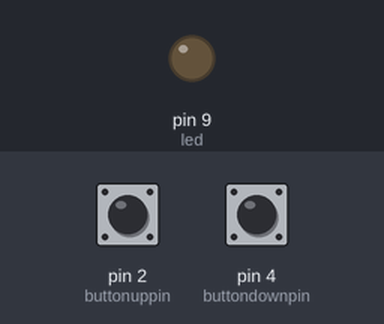
A sketch run on a simulated Arduino Uno, built with avr-gcc and run on an emulated ATmega328P. Parts: output pins drawn as LEDs (lit = HIGH). The inputs (shaded band) are chosen by the test bench; at power-on: pin 2 (buttonuppin) LOW, pin 4 (buttondownpin) LOW. What the sketch prints to the serial monitor is not drawn.

Above: at 1.2 s.
1.3 s: pin 2 (buttonuppin) pulled HIGH for 0.15 s
At 2.3 s:
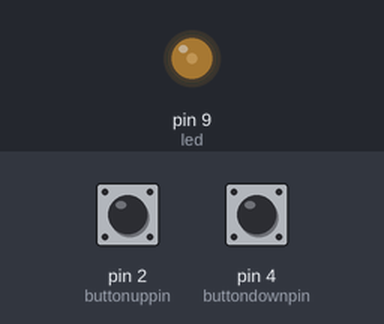
2.9 s: pin 2 (buttonuppin) pulled HIGH for 1 s
At 4.9 s:
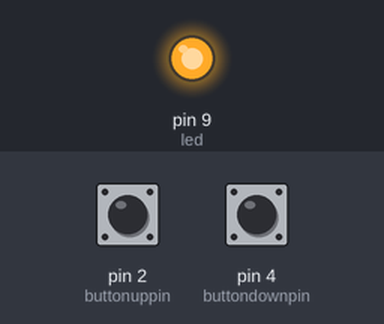
5.9 s: pin 4 (buttondownpin) pulled HIGH for 0.15 s
At 6.9 s:
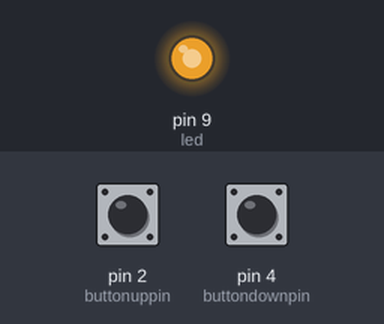
7.5 s: pin 4 (buttondownpin) pulled HIGH for 1 s
At 7.67 s:
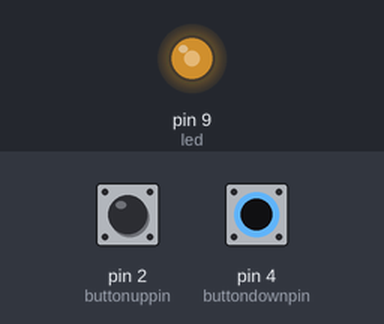
10.5 s: pin 2 (buttonuppin) pulled HIGH for 3.2 s
At 12.5 s:
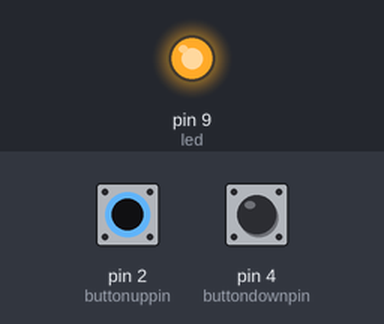
15.2 s: pin 4 (buttondownpin) pulled HIGH for 3.2 s
At 17.1 s:
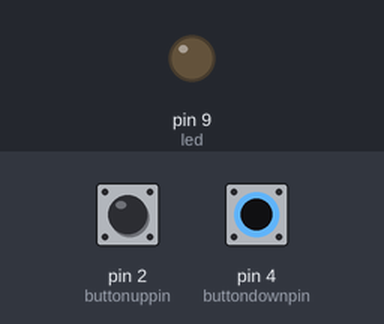
Timing chart, 0 to 18.6 s (numbered marks = the images above; inputs shaded):
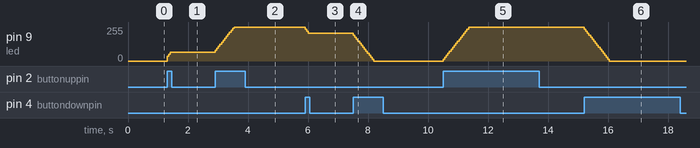

The sketch:

Fading.ino.ino
```cpp
int buttonuppin = 2;
int buttondownpin = 4;
int led = 9;
int brightness = 20;
int fadeAmount = 15;

//int buttonState = LOW; //this variable tracks the state of the button, low if not pressed, high if pressed
int ledState = -1; //this variable tracks the state of the LED, negative if off, positive if on

long lastupDebounceTime = 0;  // the last time the output pin was toggled
long lastdownDebounceTime = 0;  // the last time the output pin was toggled
long debounceDelay = 50;


void setup() {
  // put your setup code here, to run once:
  pinMode (led, OUTPUT);
  pinMode (buttonuppin, INPUT);
  pinMode (buttondownpin, INPUT);
  Serial.begin(9600);

}

int buttonPressed(int bp, long* ldt)
{
  int buttonState = digitalRead(bp);

  //filter out any noise by setting a time buffer
  if ( (millis() - *ldt) > debounceDelay) {

    //if the button has been pressed, lets toggle the LED from "off to on" or "on to off"
    if (buttonState == HIGH){
      *ldt = millis(); //set the current time
      return 1;
    }
  }

  return 0;
}

void loop() {
  int valup = buttonPressed(buttonuppin, &lastupDebounceTime);
  int valdown = buttonPressed(buttondownpin, &lastdownDebounceTime);
  Serial.println (valdown);
  // check button up is pressed
  if (valup == 1) {
      brightness = brightness + fadeAmount;
      if (brightness > 255){
        brightness = 255;
      }
      analogWrite(led, brightness); //turn LED on

  }
  //check button down is pressed
 if (valdown == 1){
      brightness = brightness - fadeAmount;
      if (brightness < 0){
        brightness = 0;
      }
      analogWrite(led, brightness); //turn LED on
  }


}
```

Measured:
- after the input at 1.3 s, pin 9 (led): 0/255 → 65/255 at once
- after the input at 2.9 s, pin 9 (led): moves from 65/255 to 255/255 over 0.63 s, starting at once
- after the input at 5.9 s, pin 9 (led): 255/255 → 210/255 at once
- after the input at 7.5 s, pin 9 (led): moves from 210/255 to 0/255 over 0.69 s, starting at once
- after the input at 10.5 s, pin 9 (led): moves from 0/255 to 255/255 over 0.85 s, starting at once
- after the input at 15.2 s, pin 9 (led): moves from 255/255 to 0/255 over 0.84 s, starting at once
